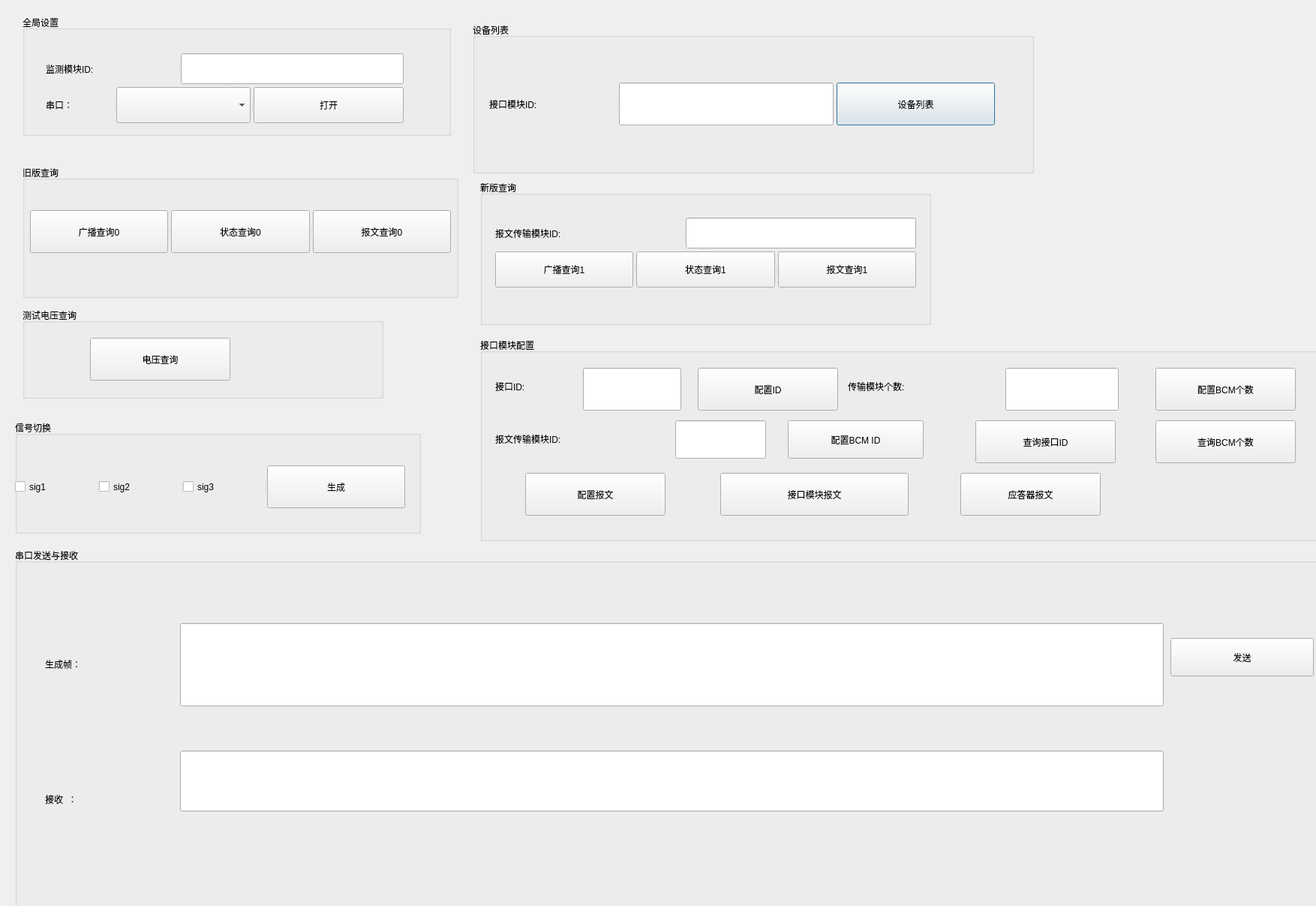
<?xml version="1.0" encoding="UTF-8"?>
<ui version="4.0">
 <class>EspTester</class>
 <widget class="QDialog" name="EspTester">
  <property name="geometry">
   <rect>
    <x>0</x>
    <y>0</y>
    <width>1754</width>
    <height>1207</height>
   </rect>
  </property>
  <property name="windowTitle">
   <string>Dialog</string>
  </property>
  <widget class="QGroupBox" name="groupBox">
   <property name="geometry">
    <rect>
     <x>630</x>
     <y>30</y>
     <width>748</width>
     <height>201</height>
    </rect>
   </property>
   <property name="title">
    <string>设备列表</string>
   </property>
   <widget class="QSplitter" name="splitter">
    <property name="geometry">
     <rect>
      <x>22</x>
      <y>80</y>
      <width>674</width>
      <height>57</height>
     </rect>
    </property>
    <property name="orientation">
     <enum>Qt::Horizontal</enum>
    </property>
    <widget class="QLabel" name="label_6">
     <property name="text">
      <string>接口模块ID:</string>
     </property>
    </widget>
    <widget class="QLineEdit" name="itfid_edit"/>
    <widget class="QPushButton" name="set_dev_list_btn">
     <property name="text">
      <string>设备列表</string>
     </property>
    </widget>
   </widget>
  </widget>
  <widget class="QGroupBox" name="groupBox_2">
   <property name="geometry">
    <rect>
     <x>30</x>
     <y>20</y>
     <width>571</width>
     <height>161</height>
    </rect>
   </property>
   <property name="title">
    <string>全局设置</string>
   </property>
   <widget class="QSplitter" name="splitter_4">
    <property name="geometry">
     <rect>
      <x>31</x>
      <y>51</y>
      <width>477</width>
      <height>93</height>
     </rect>
    </property>
    <property name="orientation">
     <enum>Qt::Vertical</enum>
    </property>
    <widget class="QSplitter" name="splitter_2">
     <property name="orientation">
      <enum>Qt::Horizontal</enum>
     </property>
     <widget class="QLabel" name="label_5">
      <property name="text">
       <string>监测模块ID:</string>
      </property>
     </widget>
     <widget class="QLineEdit" name="monitorid_edit"/>
    </widget>
    <widget class="QSplitter" name="splitter_3">
     <property name="orientation">
      <enum>Qt::Horizontal</enum>
     </property>
     <widget class="QLabel" name="label">
      <property name="text">
       <string>串口：</string>
      </property>
     </widget>
     <widget class="QComboBox" name="comsel_combox"/>
     <widget class="QPushButton" name="com_open">
      <property name="text">
       <string>打开</string>
      </property>
     </widget>
    </widget>
   </widget>
  </widget>
  <widget class="QWidget" name="layoutWidget">
   <property name="geometry">
    <rect>
     <x>0</x>
     <y>0</y>
     <width>2</width>
     <height>2</height>
    </rect>
   </property>
   <layout class="QVBoxLayout" name="verticalLayout"/>
  </widget>
  <widget class="QWidget" name="layoutWidget">
   <property name="geometry">
    <rect>
     <x>0</x>
     <y>0</y>
     <width>2</width>
     <height>2</height>
    </rect>
   </property>
   <layout class="QVBoxLayout" name="verticalLayout_2"/>
  </widget>
  <widget class="QGroupBox" name="groupBox_3">
   <property name="geometry">
    <rect>
     <x>30</x>
     <y>220</y>
     <width>581</width>
     <height>177</height>
    </rect>
   </property>
   <property name="title">
    <string>旧版查询</string>
   </property>
   <widget class="QSplitter" name="splitter_5">
    <property name="geometry">
     <rect>
      <x>10</x>
      <y>60</y>
      <width>561</width>
      <height>57</height>
     </rect>
    </property>
    <property name="orientation">
     <enum>Qt::Horizontal</enum>
    </property>
    <widget class="QPushButton" name="bc_query_btn">
     <property name="text">
      <string>广播查询0</string>
     </property>
    </widget>
    <widget class="QPushButton" name="staquery0_btn">
     <property name="text">
      <string>状态查询0</string>
     </property>
    </widget>
    <widget class="QPushButton" name="bwquery0_btn">
     <property name="text">
      <string>报文查询0</string>
     </property>
    </widget>
   </widget>
  </widget>
  <widget class="QGroupBox" name="groupBox_4">
   <property name="geometry">
    <rect>
     <x>640</x>
     <y>240</y>
     <width>601</width>
     <height>193</height>
    </rect>
   </property>
   <property name="title">
    <string>新版查询</string>
   </property>
   <widget class="QSplitter" name="splitter_8">
    <property name="geometry">
     <rect>
      <x>20</x>
      <y>50</y>
      <width>561</width>
      <height>93</height>
     </rect>
    </property>
    <property name="orientation">
     <enum>Qt::Vertical</enum>
    </property>
    <widget class="QSplitter" name="splitter_6">
     <property name="orientation">
      <enum>Qt::Horizontal</enum>
     </property>
     <widget class="QLabel" name="label_2">
      <property name="text">
       <string>报文传输模块ID:</string>
      </property>
     </widget>
     <widget class="QLineEdit" name="bcmid_edit"/>
    </widget>
    <widget class="QSplitter" name="splitter_7">
     <property name="orientation">
      <enum>Qt::Horizontal</enum>
     </property>
     <widget class="QPushButton" name="pushButton">
      <property name="text">
       <string>广播查询1</string>
      </property>
     </widget>
     <widget class="QPushButton" name="staquery1_btn">
      <property name="text">
       <string>状态查询1</string>
      </property>
     </widget>
     <widget class="QPushButton" name="bwquery1_btn">
      <property name="text">
       <string>报文查询1</string>
      </property>
     </widget>
    </widget>
   </widget>
  </widget>
  <widget class="QGroupBox" name="groupBox_5">
   <property name="geometry">
    <rect>
     <x>30</x>
     <y>410</y>
     <width>481</width>
     <height>121</height>
    </rect>
   </property>
   <property name="title">
    <string>测试电压查询</string>
   </property>
   <widget class="QPushButton" name="voltagequery_btn">
    <property name="geometry">
     <rect>
      <x>90</x>
      <y>40</y>
      <width>187</width>
      <height>57</height>
     </rect>
    </property>
    <property name="text">
     <string>电压查询</string>
    </property>
   </widget>
  </widget>
  <widget class="QGroupBox" name="groupBox_6">
   <property name="geometry">
    <rect>
     <x>20</x>
     <y>730</y>
     <width>1961</width>
     <height>691</height>
    </rect>
   </property>
   <property name="title">
    <string>串口发送与接收</string>
   </property>
   <widget class="QSplitter" name="splitter_10">
    <property name="geometry">
     <rect>
      <x>40</x>
      <y>320</y>
      <width>120</width>
      <height>30</height>
     </rect>
    </property>
    <property name="orientation">
     <enum>Qt::Horizontal</enum>
    </property>
    <widget class="QLabel" name="label_4">
     <property name="text">
      <string>接收  ：</string>
     </property>
    </widget>
   </widget>
   <widget class="QLabel" name="label_3">
    <property name="geometry">
     <rect>
      <x>40</x>
      <y>140</y>
      <width>120</width>
      <height>30</height>
     </rect>
    </property>
    <property name="text">
     <string>生成帧：</string>
    </property>
   </widget>
   <widget class="QPushButton" name="send_btn">
    <property name="geometry">
     <rect>
      <x>1540</x>
      <y>120</y>
      <width>191</width>
      <height>51</height>
     </rect>
    </property>
    <property name="text">
     <string>发送</string>
    </property>
   </widget>
   <widget class="QLineEdit" name="sendedit">
    <property name="geometry">
     <rect>
      <x>220</x>
      <y>100</y>
      <width>1311</width>
      <height>111</height>
     </rect>
    </property>
   </widget>
   <widget class="QLineEdit" name="recv_edit">
    <property name="geometry">
     <rect>
      <x>220</x>
      <y>270</y>
      <width>1311</width>
      <height>81</height>
     </rect>
    </property>
   </widget>
  </widget>
  <widget class="QGroupBox" name="groupBox_7">
   <property name="geometry">
    <rect>
     <x>640</x>
     <y>450</y>
     <width>1171</width>
     <height>271</height>
    </rect>
   </property>
   <property name="title">
    <string>接口模块配置</string>
   </property>
   <widget class="QPushButton" name="ibbw_btn">
    <property name="geometry">
     <rect>
      <x>60</x>
      <y>180</y>
      <width>187</width>
      <height>57</height>
     </rect>
    </property>
    <property name="text">
     <string>配置报文</string>
    </property>
   </widget>
   <widget class="QPushButton" name="ibw_btn">
    <property name="geometry">
     <rect>
      <x>320</x>
      <y>180</y>
      <width>251</width>
      <height>57</height>
     </rect>
    </property>
    <property name="text">
     <string>接口模块报文</string>
    </property>
   </widget>
   <widget class="QPushButton" name="bbw_btn">
    <property name="geometry">
     <rect>
      <x>640</x>
      <y>180</y>
      <width>187</width>
      <height>57</height>
     </rect>
    </property>
    <property name="text">
     <string>应答器报文</string>
    </property>
   </widget>
   <widget class="QPushButton" name="pushButton_4">
    <property name="geometry">
     <rect>
      <x>290</x>
      <y>40</y>
      <width>187</width>
      <height>57</height>
     </rect>
    </property>
    <property name="text">
     <string>配置ID</string>
    </property>
   </widget>
   <widget class="QPushButton" name="pushButton_5">
    <property name="geometry">
     <rect>
      <x>660</x>
      <y>110</y>
      <width>187</width>
      <height>57</height>
     </rect>
    </property>
    <property name="text">
     <string>查询接口ID</string>
    </property>
   </widget>
   <widget class="QPushButton" name="pushButton_6">
    <property name="geometry">
     <rect>
      <x>900</x>
      <y>110</y>
      <width>187</width>
      <height>57</height>
     </rect>
    </property>
    <property name="text">
     <string>查询BCM个数</string>
    </property>
   </widget>
   <widget class="QLabel" name="label_7">
    <property name="geometry">
     <rect>
      <x>20</x>
      <y>50</y>
      <width>105</width>
      <height>30</height>
     </rect>
    </property>
    <property name="text">
     <string>接口ID:</string>
    </property>
   </widget>
   <widget class="QLineEdit" name="itfid_set_edit">
    <property name="geometry">
     <rect>
      <x>137</x>
      <y>40</y>
      <width>131</width>
      <height>57</height>
     </rect>
    </property>
   </widget>
   <widget class="QLabel" name="label_8">
    <property name="geometry">
     <rect>
      <x>490</x>
      <y>50</y>
      <width>195</width>
      <height>30</height>
     </rect>
    </property>
    <property name="text">
     <string>传输模块个数:</string>
    </property>
   </widget>
   <widget class="QLineEdit" name="bcmcnt_edit">
    <property name="geometry">
     <rect>
      <x>700</x>
      <y>40</y>
      <width>151</width>
      <height>57</height>
     </rect>
    </property>
   </widget>
   <widget class="QPushButton" name="pushButton_2">
    <property name="geometry">
     <rect>
      <x>900</x>
      <y>40</y>
      <width>187</width>
      <height>57</height>
     </rect>
    </property>
    <property name="text">
     <string>配置BCM个数</string>
    </property>
   </widget>
   <widget class="QLabel" name="label_9">
    <property name="geometry">
     <rect>
      <x>20</x>
      <y>120</y>
      <width>225</width>
      <height>30</height>
     </rect>
    </property>
    <property name="text">
     <string>报文传输模块ID:</string>
    </property>
   </widget>
   <widget class="QLineEdit" name="setbcmid_edit">
    <property name="geometry">
     <rect>
      <x>260</x>
      <y>110</y>
      <width>121</width>
      <height>51</height>
     </rect>
    </property>
   </widget>
   <widget class="QPushButton" name="setbcmid_btn">
    <property name="geometry">
     <rect>
      <x>410</x>
      <y>110</y>
      <width>181</width>
      <height>51</height>
     </rect>
    </property>
    <property name="text">
     <string>配置BCM ID</string>
    </property>
   </widget>
  </widget>
  <widget class="QGroupBox" name="groupBox_8">
   <property name="geometry">
    <rect>
     <x>20</x>
     <y>560</y>
     <width>541</width>
     <height>151</height>
    </rect>
   </property>
   <property name="title">
    <string>信号切换</string>
   </property>
   <widget class="QSplitter" name="splitter_13">
    <property name="geometry">
     <rect>
      <x>0</x>
      <y>60</y>
      <width>520</width>
      <height>57</height>
     </rect>
    </property>
    <property name="orientation">
     <enum>Qt::Horizontal</enum>
    </property>
    <widget class="QCheckBox" name="sig1_chkBox">
     <property name="text">
      <string>sig1</string>
     </property>
    </widget>
    <widget class="QCheckBox" name="sig2_chkBox">
     <property name="text">
      <string>sig2</string>
     </property>
    </widget>
    <widget class="QCheckBox" name="sig3_chkBox">
     <property name="text">
      <string>sig3</string>
     </property>
    </widget>
    <widget class="QPushButton" name="pushButton_3">
     <property name="text">
      <string>生成</string>
     </property>
    </widget>
   </widget>
  </widget>
 </widget>
 <tabstops>
  <tabstop>monitorid_edit</tabstop>
  <tabstop>comsel_combox</tabstop>
  <tabstop>com_open</tabstop>
  <tabstop>itfid_edit</tabstop>
  <tabstop>set_dev_list_btn</tabstop>
  <tabstop>bc_query_btn</tabstop>
  <tabstop>staquery0_btn</tabstop>
  <tabstop>bwquery0_btn</tabstop>
  <tabstop>bcmid_edit</tabstop>
  <tabstop>pushButton</tabstop>
  <tabstop>staquery1_btn</tabstop>
  <tabstop>bwquery1_btn</tabstop>
  <tabstop>voltagequery_btn</tabstop>
  <tabstop>send_btn</tabstop>
 </tabstops>
 <resources/>
 <connections>
  <connection>
   <sender>comsel_combox</sender>
   <signal>activated(int)</signal>
   <receiver>EspTester</receiver>
   <slot>onComSel()</slot>
   <hints>
    <hint type="sourcelabel">
     <x>330</x>
     <y>163</y>
    </hint>
    <hint type="destinationlabel">
     <x>790</x>
     <y>78</y>
    </hint>
   </hints>
  </connection>
  <connection>
   <sender>staquery0_btn</sender>
   <signal>clicked()</signal>
   <receiver>EspTester</receiver>
   <slot>onSta0BtnClicked()</slot>
   <hints>
    <hint type="sourcelabel">
     <x>409</x>
     <y>336</y>
    </hint>
    <hint type="destinationlabel">
     <x>881</x>
     <y>225</y>
    </hint>
   </hints>
  </connection>
  <connection>
   <sender>com_open</sender>
   <signal>clicked()</signal>
   <receiver>EspTester</receiver>
   <slot>open()</slot>
   <hints>
    <hint type="sourcelabel">
     <x>537</x>
     <y>163</y>
    </hint>
    <hint type="destinationlabel">
     <x>1793</x>
     <y>172</y>
    </hint>
   </hints>
  </connection>
  <connection>
   <sender>send_btn</sender>
   <signal>clicked()</signal>
   <receiver>EspTester</receiver>
   <slot>send()</slot>
   <hints>
    <hint type="sourcelabel">
     <x>1740</x>
     <y>842</y>
    </hint>
    <hint type="destinationlabel">
     <x>1672</x>
     <y>391</y>
    </hint>
   </hints>
  </connection>
  <connection>
   <sender>monitorid_edit</sender>
   <signal>textChanged(QString)</signal>
   <receiver>EspTester</receiver>
   <slot>OnMonitorIDChange()</slot>
   <hints>
    <hint type="sourcelabel">
     <x>537</x>
     <y>108</y>
    </hint>
    <hint type="destinationlabel">
     <x>367</x>
     <y>40</y>
    </hint>
   </hints>
  </connection>
  <connection>
   <sender>itfid_edit</sender>
   <signal>textChanged(QString)</signal>
   <receiver>EspTester</receiver>
   <slot>OnItfIDChange()</slot>
   <hints>
    <hint type="sourcelabel">
     <x>1126</x>
     <y>155</y>
    </hint>
    <hint type="destinationlabel">
     <x>1350</x>
     <y>33</y>
    </hint>
   </hints>
  </connection>
  <connection>
   <sender>set_dev_list_btn</sender>
   <signal>clicked()</signal>
   <receiver>EspTester</receiver>
   <slot>OnSetDevListBtn()</slot>
   <hints>
    <hint type="sourcelabel">
     <x>1325</x>
     <y>149</y>
    </hint>
    <hint type="destinationlabel">
     <x>1662</x>
     <y>37</y>
    </hint>
   </hints>
  </connection>
  <connection>
   <sender>bc_query_btn</sender>
   <signal>clicked()</signal>
   <receiver>EspTester</receiver>
   <slot>OnBcQueryBtnDown()</slot>
   <hints>
    <hint type="sourcelabel">
     <x>218</x>
     <y>336</y>
    </hint>
    <hint type="destinationlabel">
     <x>219</x>
     <y>526</y>
    </hint>
   </hints>
  </connection>
  <connection>
   <sender>bwquery0_btn</sender>
   <signal>clicked()</signal>
   <receiver>EspTester</receiver>
   <slot>OnBWQuery0BtnDown()</slot>
   <hints>
    <hint type="sourcelabel">
     <x>600</x>
     <y>336</y>
    </hint>
    <hint type="destinationlabel">
     <x>583</x>
     <y>533</y>
    </hint>
   </hints>
  </connection>
  <connection>
   <sender>bcmid_edit</sender>
   <signal>textChanged(QString)</signal>
   <receiver>EspTester</receiver>
   <slot>OnBcmIDChange()</slot>
   <hints>
    <hint type="sourcelabel">
     <x>1220</x>
     <y>327</y>
    </hint>
    <hint type="destinationlabel">
     <x>1424</x>
     <y>299</y>
    </hint>
   </hints>
  </connection>
  <connection>
   <sender>pushButton</sender>
   <signal>clicked()</signal>
   <receiver>EspTester</receiver>
   <slot>OnBcQuery1BtnDown()</slot>
   <hints>
    <hint type="sourcelabel">
     <x>838</x>
     <y>382</y>
    </hint>
    <hint type="destinationlabel">
     <x>1149</x>
     <y>544</y>
    </hint>
   </hints>
  </connection>
  <connection>
   <sender>staquery1_btn</sender>
   <signal>clicked()</signal>
   <receiver>EspTester</receiver>
   <slot>onSta1Query1BtnDown()</slot>
   <hints>
    <hint type="sourcelabel">
     <x>1029</x>
     <y>382</y>
    </hint>
    <hint type="destinationlabel">
     <x>1275</x>
     <y>550</y>
    </hint>
   </hints>
  </connection>
  <connection>
   <sender>bwquery1_btn</sender>
   <signal>clicked()</signal>
   <receiver>EspTester</receiver>
   <slot>OnBWQuery1BtnDown()</slot>
   <hints>
    <hint type="sourcelabel">
     <x>1220</x>
     <y>382</y>
    </hint>
    <hint type="destinationlabel">
     <x>1522</x>
     <y>530</y>
    </hint>
   </hints>
  </connection>
  <connection>
   <sender>voltagequery_btn</sender>
   <signal>clicked()</signal>
   <receiver>EspTester</receiver>
   <slot>OnVoltageQueryBtnDown()</slot>
   <hints>
    <hint type="sourcelabel">
     <x>320</x>
     <y>616</y>
    </hint>
    <hint type="destinationlabel">
     <x>342</x>
     <y>678</y>
    </hint>
   </hints>
  </connection>
  <connection>
   <sender>itfid_set_edit</sender>
   <signal>textChanged(QString)</signal>
   <receiver>EspTester</receiver>
   <slot>OnSetItfIDChange()</slot>
   <hints>
    <hint type="sourcelabel">
     <x>907</x>
     <y>540</y>
    </hint>
    <hint type="destinationlabel">
     <x>785</x>
     <y>616</y>
    </hint>
   </hints>
  </connection>
  <connection>
   <sender>bcmcnt_edit</sender>
   <signal>textChanged(QString)</signal>
   <receiver>EspTester</receiver>
   <slot>OnBcmCntChange()</slot>
   <hints>
    <hint type="sourcelabel">
     <x>1490</x>
     <y>540</y>
    </hint>
    <hint type="destinationlabel">
     <x>1660</x>
     <y>472</y>
    </hint>
   </hints>
  </connection>
  <connection>
   <sender>pushButton_2</sender>
   <signal>clicked()</signal>
   <receiver>EspTester</receiver>
   <slot>OnBcmCNTConfigBtnDown()</slot>
   <hints>
    <hint type="sourcelabel">
     <x>1726</x>
     <y>540</y>
    </hint>
    <hint type="destinationlabel">
     <x>1895</x>
     <y>625</y>
    </hint>
   </hints>
  </connection>
  <connection>
   <sender>pushButton_3</sender>
   <signal>clicked()</signal>
   <receiver>EspTester</receiver>
   <slot>OnGenSigBtnDown()</slot>
   <hints>
    <hint type="sourcelabel">
     <x>539</x>
     <y>676</y>
    </hint>
    <hint type="destinationlabel">
     <x>563</x>
     <y>923</y>
    </hint>
   </hints>
  </connection>
  <connection>
   <sender>setbcmid_edit</sender>
   <signal>textChanged(QString)</signal>
   <receiver>EspTester</receiver>
   <slot>OnSetBcmIDChange()</slot>
   <hints>
    <hint type="sourcelabel">
     <x>1020</x>
     <y>610</y>
    </hint>
    <hint type="destinationlabel">
     <x>1478</x>
     <y>871</y>
    </hint>
   </hints>
  </connection>
  <connection>
   <sender>setbcmid_btn</sender>
   <signal>clicked()</signal>
   <receiver>EspTester</receiver>
   <slot>OnSetBcmIDBtnDown()</slot>
   <hints>
    <hint type="sourcelabel">
     <x>1230</x>
     <y>610</y>
    </hint>
    <hint type="destinationlabel">
     <x>1895</x>
     <y>874</y>
    </hint>
   </hints>
  </connection>
  <connection>
   <sender>ibbw_btn</sender>
   <signal>clicked()</signal>
   <receiver>EspTester</receiver>
   <slot>OnSetibBWBtnDown()</slot>
   <hints>
    <hint type="sourcelabel">
     <x>817</x>
     <y>668</y>
    </hint>
    <hint type="destinationlabel">
     <x>620</x>
     <y>687</y>
    </hint>
   </hints>
  </connection>
  <connection>
   <sender>ibw_btn</sender>
   <signal>clicked()</signal>
   <receiver>EspTester</receiver>
   <slot>OnSetIBwBtnDown()</slot>
   <hints>
    <hint type="sourcelabel">
     <x>1146</x>
     <y>661</y>
    </hint>
    <hint type="destinationlabel">
     <x>1129</x>
     <y>728</y>
    </hint>
   </hints>
  </connection>
  <connection>
   <sender>bbw_btn</sender>
   <signal>clicked()</signal>
   <receiver>EspTester</receiver>
   <slot>OnSetbBwBtnDown()</slot>
   <hints>
    <hint type="sourcelabel">
     <x>1388</x>
     <y>659</y>
    </hint>
    <hint type="destinationlabel">
     <x>1376</x>
     <y>724</y>
    </hint>
   </hints>
  </connection>
  <connection>
   <sender>pushButton_4</sender>
   <signal>clicked()</signal>
   <receiver>EspTester</receiver>
   <slot>OnItfIDConfig()</slot>
   <hints>
    <hint type="sourcelabel">
     <x>986</x>
     <y>521</y>
    </hint>
    <hint type="destinationlabel">
     <x>981</x>
     <y>442</y>
    </hint>
   </hints>
  </connection>
  <connection>
   <sender>pushButton_5</sender>
   <signal>clicked()</signal>
   <receiver>EspTester</receiver>
   <slot>OnCheckItfID()</slot>
   <hints>
    <hint type="sourcelabel">
     <x>1447</x>
     <y>597</y>
    </hint>
    <hint type="destinationlabel">
     <x>1550</x>
     <y>727</y>
    </hint>
   </hints>
  </connection>
  <connection>
   <sender>pushButton_6</sender>
   <signal>clicked()</signal>
   <receiver>EspTester</receiver>
   <slot>OnCheckBcmCnt()</slot>
   <hints>
    <hint type="sourcelabel">
     <x>1659</x>
     <y>592</y>
    </hint>
    <hint type="destinationlabel">
     <x>1833</x>
     <y>673</y>
    </hint>
   </hints>
  </connection>
 </connections>
 <slots>
  <slot>send()</slot>
  <slot>onComSel()</slot>
  <slot>onSta0BtnClicked()</slot>
  <slot>onInEditChange()</slot>
  <slot>OnMonitorIDChange()</slot>
  <slot>OnItfIDChange()</slot>
  <slot>OnSetDevListBtn()</slot>
  <slot>OnBcQueryBtnDown()</slot>
  <slot>OnBWQuery0BtnDown()</slot>
  <slot>OnStaQuery0BtnDown()</slot>
  <slot>OnBcmIDChange()</slot>
  <slot>OnBcQuery1BtnDown()</slot>
  <slot>onSta1Query1BtnDown()</slot>
  <slot>OnBWQuery1BtnDown()</slot>
  <slot>OnVoltageQueryBtnDown()</slot>
  <slot>OnSetItfIDChange()</slot>
  <slot>OnBcmCntChange()</slot>
  <slot>OnBcmCNTConfigBtnDown()</slot>
  <slot>OnGenSigBtnDown()</slot>
  <slot>OnSetBcmIDChange()</slot>
  <slot>OnSetBcmIDBtnDown()</slot>
  <slot>OnSetibBWBtnDown()</slot>
  <slot>OnSetIBwBtnDown()</slot>
  <slot>OnSetbBwBtnDown()</slot>
  <slot>OnItfIDConfig()</slot>
  <slot>OnCheckItfID()</slot>
  <slot>OnCheckBcmCnt()</slot>
 </slots>
</ui>
